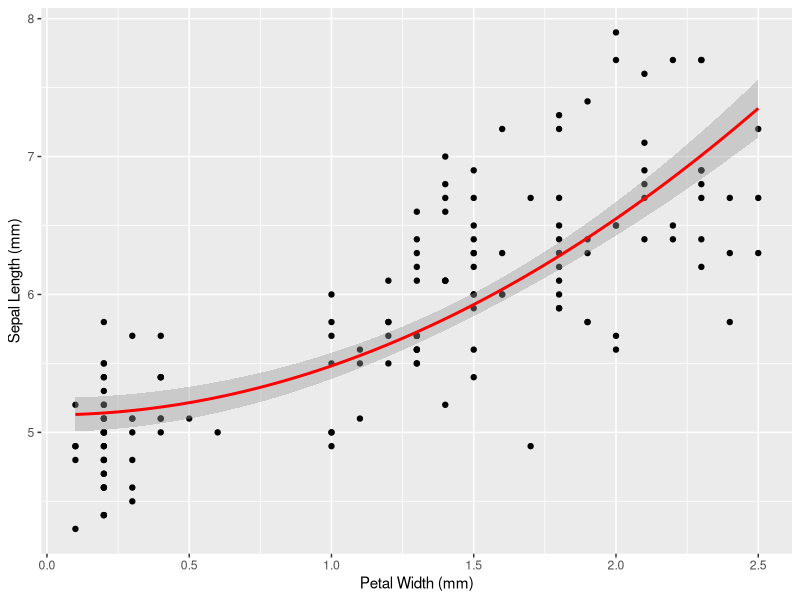

Write the R code that produced this figure.
### Function regressionPlot.R
### Modified: 10/6/15
### Purpose: Do a regression of values

### Output:  
### 1) Printed display of regression formula statistics
### 2) Plot of data, along with fitted formula and forecast uncertainty.


# 1) Identify the name of the data set you wish to run a regression on and labels for the axis.  This will usually be listed in ``Data'' under the global environment.  If it is not there you will need to import it into your workspace:
datasetName =  iris

# 2) Identify your dependent and independent variables in the data.  Note we use $ to signify column names for the data.  y = dependent variable, x = independent variable

y = iris$Sepal.Length
x = iris$Petal.Width

# 3) Identify the basic formula of the regression and plotting formula. Keep the variable name `regressionFormula = ', but everything after can be modified.

regressionFormula = y ~ 1 + I(x^2)
  
# 4) Identify the plot names for the regression plot
indepVariableName = 'Petal Width (mm)'
depVariableName = 'Sepal Length (mm)'




##########################
#### Everything else below plots the solution and the results.  You can tweak as needed, but proceed with caution ### 
##########################


# Determine the linear fit according to your regression formula and print the summary
fit=lm(regressionFormula, data = datasetName)
print(summary(fit))


# Plot your results
library(ggplot2)

p=ggplot(datasetName, aes(x = x, y = y)) + 
  geom_point() +
  stat_smooth(method = "lm", col = "red", formula = regressionFormula) +
  labs(x=indepVariableName,y=depVariableName)
print(p)
